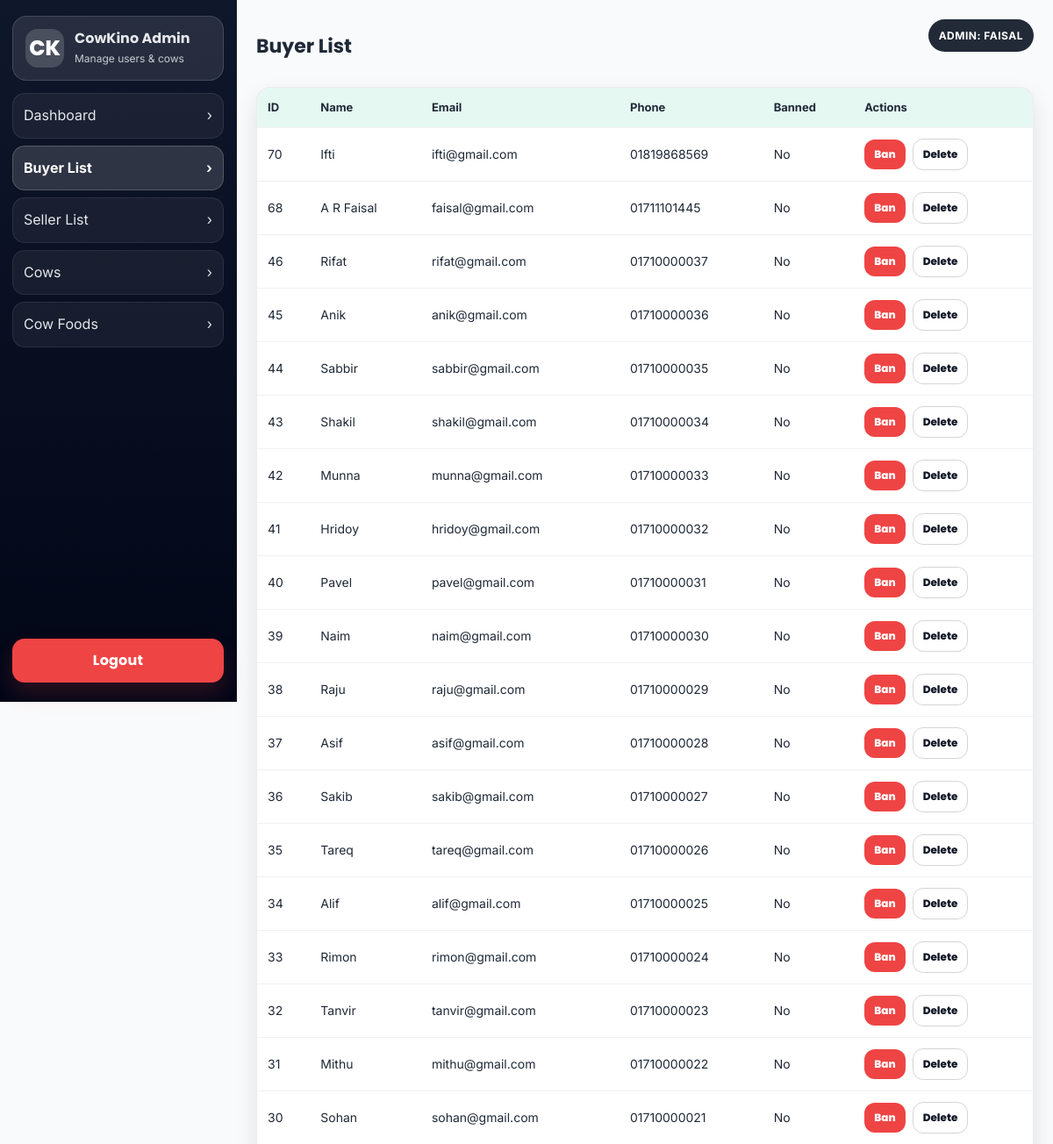
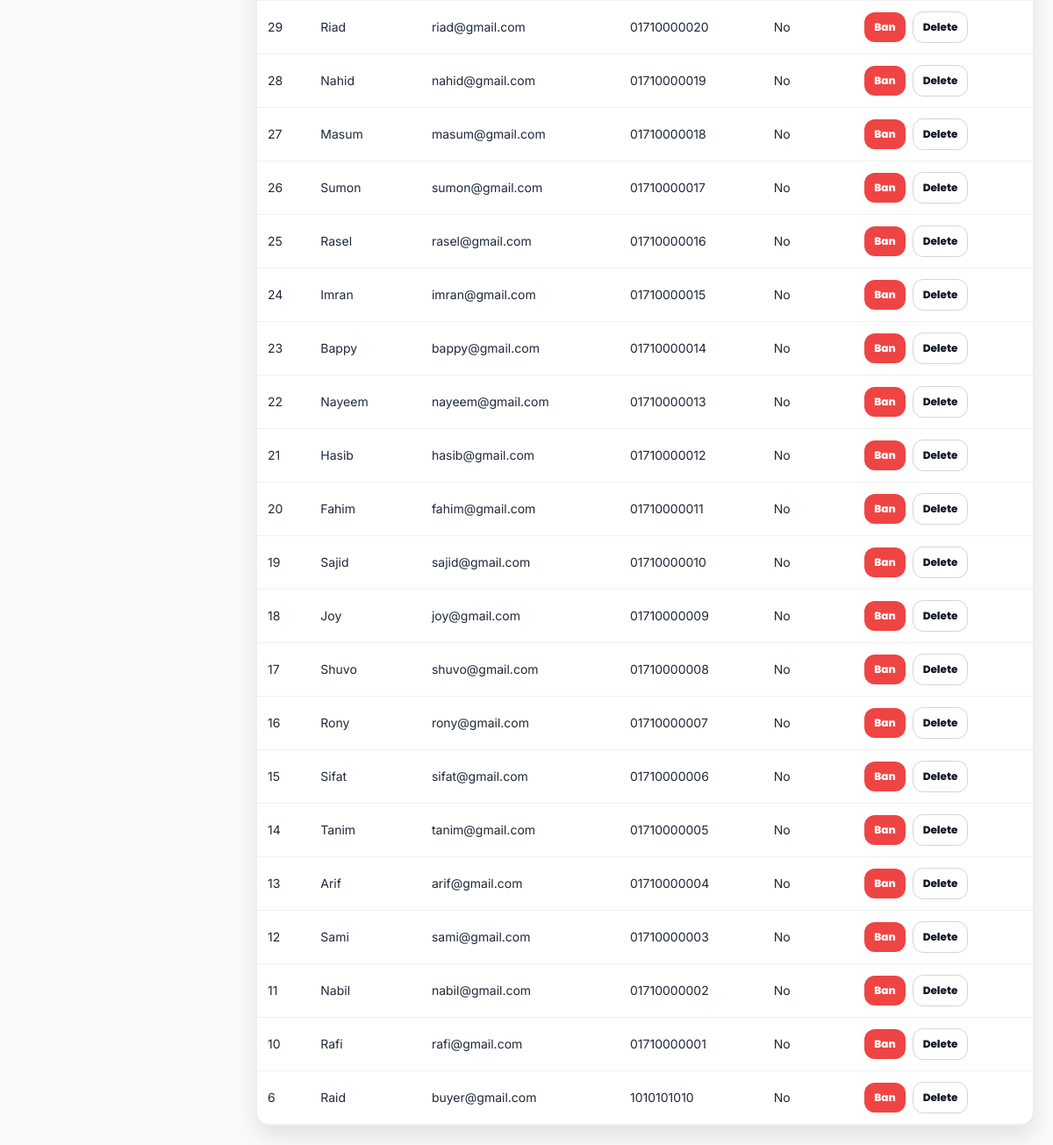
/admin/buyers.php (signed in), run on the app's committed database (2 pictures, top to bottom).
### tables this page shows
CREATE TABLE `users` (
  `name` varchar(120) NOT NULL,
  `id` int(11) NOT NULL,
  `email` varchar(255) NOT NULL,
  `password` varchar(255) NOT NULL,
  `phone` varchar(30) NOT NULL,
  `user_type` varchar(20) NOT NULL,
  `is_banned` tinyint(1) NOT NULL DEFAULT 0
);

### model/admin.php (called while the page is built, shortened)
<?php
require_once __DIR__ . '/DataBase.php';
function AdminGetUsersByType($type)
{
    global $conn;
    $type = strtolower(trim((string)$type));
    $allowed = ['buyer', 'seller', 'admin'];
    $sql = "SELECT * FROM users WHERE user_type = ? ORDER BY id DESC";
    $stmt = mysqli_prepare($conn, $sql);
    mysqli_stmt_bind_param($stmt, "s", $type);
    mysqli_stmt_execute($stmt);
    $result = mysqli_stmt_get_result($stmt);
    $users = [];
    while ($row = mysqli_fetch_assoc($result)) {
        $users[] = $row;
    }
    return $users;
}

### admin/buyers.php (the view, shortened to what this page needs)
<?php
require_once '../model/admin.php';
$users = AdminGetUsersByType('buyer');
?>
<?php include 'layout/header.php'; ?>
<div class="app">
  <?php include 'layout/sidebar.php'; ?>
  <div class="main">
    <div class="topbar">
      <h1>Buyer List</h1>
      <div class="badge">Admin: <?= htmlspecialchars($_SESSION['user_name']) ?></div>
    </div>
    <div class="table-wrap">
      <table>
        <thead>
          <tr>
            <th>ID</th>
            <th>Name</th>
            <th>Email</th>
            <th>Phone</th>
            <th>Banned</th>
            <th>Actions</th>
          </tr>
        </thead>
        <tbody>
        <?php foreach ($users as $u): ?>
          <tr>
            <td><?= (int)$u['id'] ?></td>
            <td><?= htmlspecialchars($u['name']) ?></td>
            <td><?= htmlspecialchars($u['email']) ?></td>
            <td><?= htmlspecialchars((string)$u['phone']) ?></td>
            <td><?= ((int)$u['is_banned'] === 1) ? 'Yes' : 'No' ?></td>
            <td>
              <div class="actions">
                <?php if ((int)$u['is_banned'] === 1): ?>
                  <form method="POST" style="margin:0;">
                    <input type="hidden" name="action" value="unban">
                    <input type="hidden" name="id" value="<?= (int)$u['id'] ?>">
                    <button class="btn btn-ghost" type="submit">Unban</button>
                  </form>
                <?php else: ?>
                  <form method="POST" style="margin:0;">
                    <button class="btn btn-danger" type="submit">Ban</button>
                  </form>
                <?php endif; ?>
                <form method="POST" style="margin:0;" onsubmit="return confirm('Delete this buyer permanently?');">
                  <button class="btn btn-outline" type="submit">Delete</button>
                </form>
              </div>
            </td>
          </tr>
        <?php endforeach; ?>
        </tbody>
      </table>
    </div>
  </div>
</div>
<?php include 'layout/footer.php'; ?>

### Asset/style/style.css (style rules this page uses)
:root { --primary: #10B981; --primary-dark: #059669; --secondary: #1F2937; --accent: #F59E0B; --light-bg: #F9FAFB; --white: #FFFFFF; --text-gray: #6B7280; --container-width: 1200px; --radius: 12px; --shadow-sm: 0 1px 3px rgba(0,0,0,0.1); --shadow-md: 0 4px 6px -1px rgba(0,0,0,0.1), 0 2px 4px -1px rgba(0,0,0,0.06); --shadow-hover: 0 10px 15px -3px rgba(0,0,0,0.1), 0 4px 6px -2px rgba(0,0,0,0.05); }
* { margin: 0; padding: 0; box-sizing: border-box; }
body { font-family: 'Inter', sans-serif; color: var(--secondary); line-height: 1.6; background-color: var(--light-bg); overflow-x: hidden; }
.btn { padding: 0.6rem 1.25rem; border-radius: 50px; font-weight: 600; cursor: pointer; border: none; font-size: 0.95rem; display: inline-flex; align-items: center; gap: 0.5rem; }
.btn-outline { border: 2px solid var(--primary); color: var(--primary); background: transparent; }
.badge { background: var(--accent); color: var(--secondary); padding: 0.3rem 0.8rem; border-radius: 4px; font-weight: 700; font-size: 0.8rem; text-transform: uppercase; letter-spacing: 0.5px; display: inline-block; margin-bottom: 1.5rem; }
* { word-wrap: break-word; }
button, .btn, a.btn, input[type="submit"] { touch-action: manipulation; }

### admin/assets/admin.css (style rules this page uses)
:root { --ck-primary: var(--primary, #10B981); --ck-primary-dark: var(--primary-dark, #059669); --ck-bg: var(--light-bg, #F9FAFB); --ck-text: var(--secondary, #1F2937); --ck-muted: var(--text-gray, #6B7280); --ck-white: var(--white, #FFFFFF); --ck-radius: var(--radius, 12px); --ck-shadow: var(--shadow-md, 0 4px 6px -1px rgba(0,0,0,0.1), 0 2px 4px -1px rgba(0,0,0,0.06)); --ck-admin-bg: #0b1220; --ck-admin-card: #ffffff; --ck-admin-border: rgba(17,24,39,.08); --ck-admin-sidebar: linear-gradient(180deg, #0f172a, #020617); --ck-admin-sidebarText: #e5e7eb; --ck-admin-sidebarHover: rgba(255,255,255,.12); --ck-admin-shadow: 0 12px 26px rgba(2,6,23,.10); }
* { box-sizing:border-box; }
body { margin:0; font-family:'Inter', system-ui, -apple-system, Segoe UI, Roboto, Arial, sans-serif; background: var(--ck-bg); color: var(--ck-text); }
.app { display:flex; min-height:100vh; }
.main { flex:1; padding: 22px; }
.topbar { display:flex; justify-content:space-between; align-items:center; margin-bottom: 16px; }
.topbar h1 { margin:0; font-size: 22px; font-family: 'Poppins','Inter',sans-serif; }
.badge { background: rgba(17,24,39,.92); color:#fff; padding: 9px 12px; border-radius: 999px; font-size: 12px; }
.table-wrap { margin-top: 14px; background: var(--ck-admin-card); border-radius: 16px; overflow:hidden; border: 1px solid var(--ck-admin-border); box-shadow: var(--ck-admin-shadow); }
table { width:100%; border-collapse:collapse; }
th, td { padding: 12px 12px; border-bottom: 1px solid rgba(17,24,39,.06); text-align:left; font-size: 14px; }
th { background: rgba(16,185,129,.10); font-size: 13px; color: var(--ck-text); font-weight: 700; }
tbody tr { transition: transform .15s ease, background .2s ease; }
.btn { transition: transform .15s ease, filter .2s ease, box-shadow .2s ease; }
.actions { display:flex; gap: 8px; align-items:center; flex-wrap:wrap; }
.btn { border:0; cursor:pointer; padding: 8px 11px; border-radius: 12px; font-weight: 800; font-size: 12px; font-family: 'Poppins','Inter',sans-serif; }
.btn-danger { background: #ef4444; color:#fff; }
.btn-outline { background: transparent; border: 1px solid rgba(17,24,39,.18); color: #111827; }
.btn, .logout-btn { transition: transform .15s ease, box-shadow .2s ease, filter .2s ease; }
.table-wrap table tbody tr { transition: transform .15s ease, background .2s ease; }

### data on the page
users: id "70", name "Ifti", email "ifti@gmail.com", phone "01819868569", is_banned "No"
users: id "68", name "A R Faisal", email "faisal@gmail.com", phone "01711101445", is_banned "No"
users: id "46", name "Rifat", email "rifat@gmail.com", phone "01710000037", is_banned "No"
users: id "45", name "Anik", email "anik@gmail.com", phone "01710000036", is_banned "No"
users: id "44", name "Sabbir", email "sabbir@gmail.com", phone "01710000035", is_banned "No"
users: id "43", name "Shakil", email "shakil@gmail.com", phone "01710000034", is_banned "No"
users: id "42", name "Munna", email "munna@gmail.com", phone "01710000033", is_banned "No"
users: id "41", name "Hridoy", email "hridoy@gmail.com", phone "01710000032", is_banned "No"
users: id "40", name "Pavel", email "pavel@gmail.com", phone "01710000031", is_banned "No"
users: id "39", name "Naim", email "naim@gmail.com", phone "01710000030", is_banned "No"
users: id "38", name "Raju", email "raju@gmail.com", phone "01710000029", is_banned "No"
users: id "37", name "Asif", email "asif@gmail.com", phone "01710000028", is_banned "No"
users: id "36", name "Sakib", email "sakib@gmail.com", phone "01710000027", is_banned "No"
users: id "35", name "Tareq", email "tareq@gmail.com", phone "01710000026", is_banned "No"
users: id "34", name "Alif", email "alif@gmail.com", phone "01710000025", is_banned "No"
users: id "33", name "Rimon", email "rimon@gmail.com", phone "01710000024", is_banned "No"
users: id "32", name "Tanvir", email "tanvir@gmail.com", phone "01710000023", is_banned "No"
users: id "31", name "Mithu", email "mithu@gmail.com", phone "01710000022", is_banned "No"
users: id "30", name "Sohan", email "sohan@gmail.com", phone "01710000021", is_banned "No"
users: id "29", name "Riad", email "riad@gmail.com", phone "01710000020", is_banned "No"
users: id "28", name "Nahid", email "nahid@gmail.com", phone "01710000019", is_banned "No"
users: id "27", name "Masum", email "masum@gmail.com", phone "01710000018", is_banned "No"
users: id "26", name "Sumon", email "sumon@gmail.com", phone "01710000017", is_banned "No"
users: id "25", name "Rasel", email "rasel@gmail.com", phone "01710000016", is_banned "No"
users: id "24", name "Imran", email "imran@gmail.com", phone "01710000015", is_banned "No"
users: id "23", name "Bappy", email "bappy@gmail.com", phone "01710000014", is_banned "No"
users: id "22", name "Nayeem", email "nayeem@gmail.com", phone "01710000013", is_banned "No"
users: id "21", name "Hasib", email "hasib@gmail.com", phone "01710000012", is_banned "No"
users: id "20", name "Fahim", email "fahim@gmail.com", phone "01710000011", is_banned "No"
users: id "19", name "Sajid", email "sajid@gmail.com", phone "01710000010", is_banned "No"
users: id "18", name "Joy", email "joy@gmail.com", phone "01710000009", is_banned "No"
users: id "17", name "Shuvo", email "shuvo@gmail.com", phone "01710000008", is_banned "No"
users: id "16", name "Rony", email "rony@gmail.com", phone "01710000007", is_banned "No"
users: id "15", name "Sifat", email "sifat@gmail.com", phone "01710000006", is_banned "No"
users: id "14", name "Tanim", email "tanim@gmail.com", phone "01710000005", is_banned "No"
users: id "13", name "Arif", email "arif@gmail.com", phone "01710000004", is_banned "No"
users: id "12", name "Sami", email "sami@gmail.com", phone "01710000003", is_banned "No"
users: id "11", name "Nabil", email "nabil@gmail.com", phone "01710000002", is_banned "No"
users: id "10", name "Rafi", email "rafi@gmail.com", phone "01710000001", is_banned "No"
users: id "6", name "Raid", email "buyer@gmail.com", phone "1010101010", is_banned "No"

### other printed values
$_SESSION['user_name'] "FAISAL"
